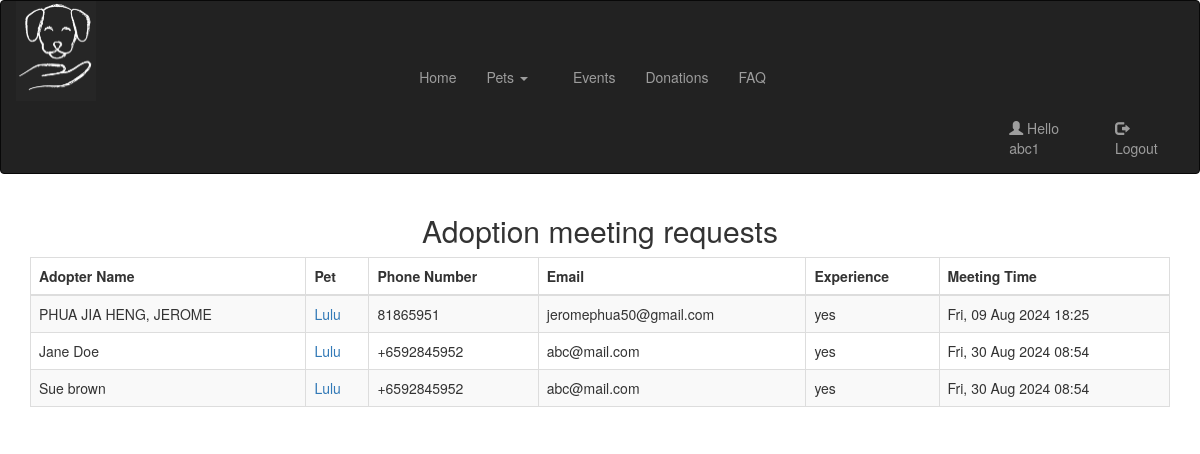
The app's page /viewmeetings/ (signed in) with its own data.
### fypapp/models.py (models this page shows, shortened)
class Meeting(models.Model):
    meetingid = models.AutoField(primary_key=True)
    fullname = models.CharField(max_length=255)
    phonenumber = models.CharField(max_length=20)
    address = models.TextField(null=True, blank=True)
    email = models.EmailField()
    about = models.TextField()
    experience = models.CharField(max_length=255)
    meeting_time = models.DateTimeField()
    pet = models.ForeignKey('Pet', on_delete=models.CASCADE, null=True)

class Pet(models.Model):
    name = models.CharField(max_length=100, null=True)
    breed = models.CharField(max_length=100, null=True)
    age = models.PositiveIntegerField(null=True)
    size = models.CharField(max_length=50, null=True)
    color = models.CharField(max_length=50, null=True)
    description = models.TextField(null=True)
    likes = models.TextField(null=True)
    image = models.ImageField(upload_to='pet_images/', null=True)
    gender = models.CharField(max_length=10, choices=[('male', 'Male'), ('female', 'Female')])
    shelter = models.ForeignKey(Shelter, on_delete=models.SET_NULL, null=True, blank=True, related_name='pets')

### fypapp/views.py (the view)
# urls.py: path('viewmeetings/', views.viewmeeting, name='viewmeeting'),
def viewmeeting(request):
    user_profile = request.user.appuser
    shelter_id = user_profile.shelterid_id
    shelter_pets = Pet.objects.filter(shelter_id=shelter_id)
    meetings = Meeting.objects.filter(pet__in=shelter_pets)
    return render(request, 'viewmeeting.html', {'meetings': meetings})

### fypapp/templates/viewmeeting.html (shortened to what this page needs)
{% include "./title.html" %}
{% load bootstrap4 %}
{% block content %}
<div class="container mt-4">
    <h2 class="text-center">Adoption meeting requests</h2>
    {% if meetings %}
    <table class="table table-bordered table-striped">
        <thead class="thead-dark">
            <tr>
                <th>Adopter Name</th>
                <th>Pet</th>
                <th>Phone Number</th>
                <th>Email</th>
                <th>Experience</th>
                <th>Meeting Time</th>
            </tr>
        </thead>
        <tbody>
            {% for meeting in meetings %}
            <tr>
                <td>{{ meeting.fullname }}</td>
                <td><a href="{% url 'petdesc' meeting.pet.id %}" class="pet-link">{{ meeting.pet.name }}</a></td>
                <td>{{ meeting.phonenumber }}</td>
                <td>{{ meeting.email }}</td>
                <td>{{ meeting.experience }}</td>
                <td>{{ meeting.meeting_time|date:"D, d M Y H:i" }}</td>
            </tr>
            {% endfor %}
        </tbody>
    </table>
    {% else %}
    <p class="text-center">No meetings scheduled</p>
    {% endif %}
</div>
{% endblock %}

### fypapp/templates/title.html (shortened to what this page needs)
<!DOCTYPE html>
<html lang="en">
<head>
  <link rel="stylesheet" href="https://maxcdn.bootstrapcdn.com/bootstrap/3.4.1/css/bootstrap.min.css">
  {% load static %}
  <link rel="stylesheet" href="{% static 'css/real.css' %}">
</head>
<body>
<nav class="navbar navbar-inverse">
  <div class="container-fluid">
    <div class="navbar-header">
      <img src="{% static 'images/logo1.jpg' %}" alt="Test Image" class="navlogo">
    </div>
    <div class="collapse navbar-collapse">
      <ul class="nav navbar-nav">
        <li><a href="/home">Home</a></li>
        <li class="dropdown">
          <a class="dropdown-toggle" data-toggle="dropdown" href="#">Pets <span class="caret"></span></a>
        </li>
        {% if user.appuser.usertype == 'shelter' %}
        <li class="dropdown">
          <a class="dropdown-toggle" data-toggle="dropdown" href="#">Events <span class="caret"></span></a>
          <ul class="dropdown-menu">
            <li><a href="/viewevents">View Events</a></li>
            <li><a href="/createevents">Create Events</a></li>
          </ul>
        </li>
        <li class="dropdown">
          <a class="dropdown-toggle" data-toggle="dropdown" href="#">Create Pet listings<span class="caret"></span></a>
          <ul class="dropdown-menu">
            <li><a href="/dogregister">List Dogs</li>
            <li><a href="/catregister">List Cats</a></li>
          </ul>
        </li>
        <li><a href="/viewmeetings">View Meetings</a></li>
        {% elif user.appuser.usertype == 'adopter'%}
        <div class="collapse navbar-collapse">
          <ul class="nav navbar-nav">
            <li><a href="/viewevents">Events</a></li>
            <li><a href="/donation">Donations  </a></li>
            <li><a href="/faq">FAQ  </a></li>
            </ul>
            </div>
        {%endif%}
      </ul>
      <div class ="topnav-right">
      <ul class="nav navbar-nav navbar-right">
        {% if user.is_authenticated %}
          {% if user.appuser.usertype == 'adopter' or user.appuser.usertype == 'shelter' %}
            <li><a href="/editprofile"><span class="glyphicon glyphicon-user"></span> Hello {{ user.username }}</a></li>
            <li><a href="../logout/"><span class="glyphicon glyphicon-log-out"></span> Logout</a></li>
          {% else %}
            <li><a href="/login"><span class="glyphicon glyphicon-log-in"></span> Login</a></li>
            <li><a href="/registration"><span class="glyphicon glyphicon-plus"></span> Sign Up</a></li>
          {% endif %}
        {% else %}
          <li><a href="/login"><span class="glyphicon glyphicon-log-in"></span> Login</a></li>
          <li><a href="/registration"><span class="glyphicon glyphicon-plus"></span> Sign Up</a></li>
        {% endif %}
      </ul>
    </div>
    </div>
  </div>
</nav>
</body>
</html>

### fypapp/templates/title.html (style rules this page uses)
.navbar-nav { float: none; display: flex; justify-content: center; width: 100%; padding-top: 0.5px; }
.topnav-right { float: right; height: auto; }
.navlogo { height: 100px; width: 80px; }
.navbar-header { height:50px; }

### records on screen
Meeting: fullname "PHUA JIA HENG, JEROME", pet.name "Lulu", phonenumber "81865951", email "jeromephua50@gmail.com", experience "yes", meeting_time "Fri, 09 Aug 2024 18:25"
Meeting: fullname "Jane Doe", pet.name "Lulu", phonenumber "+6592845952", email "abc@mail.com", experience "yes", meeting_time "Fri, 30 Aug 2024 08:54"
Meeting: fullname "Sue brown", pet.name "Lulu", phonenumber "+6592845952", email "abc@mail.com", experience "yes", meeting_time "Fri, 30 Aug 2024 08:54"

### other values on screen
{{ user.username }} "abc1"
